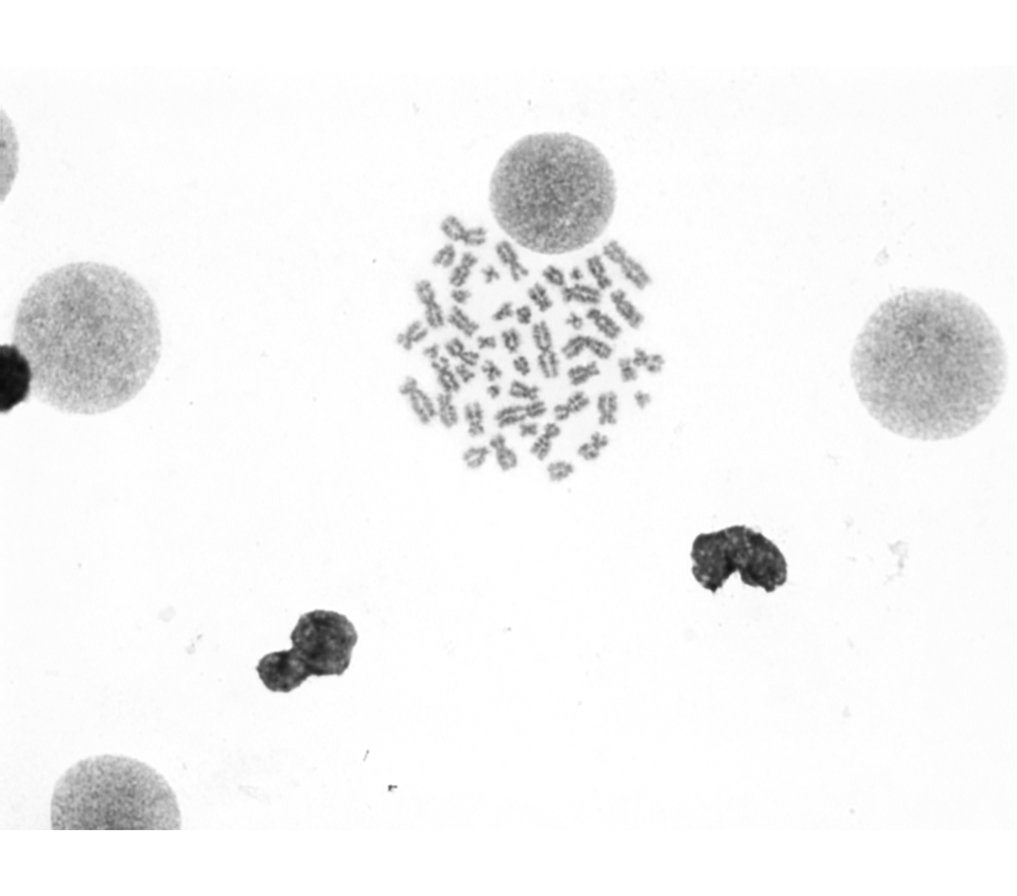
#> input picture images/100865NVG.027.A.BMP, 1017 x 896 px
$ python canny_watershed.py   (older library calls are emulated)
#> lines starting #> are read from the running program, lines starting #| are printed output that depends on the picture; after the words box and inside, x2 and y2 are one past the last pixel; in counts of white or black regions, pixels touching at a corner belong together
# https://learndeltax.blogspot.com/2016/02/segmentation-using-cannywatershed-in.html
import cv2
# Importing opencv library
import numpy as np
#  Importing NumPy,which is the fundamental package for scientific computing with Python

file_image = '../images/100865NVG.027.A.BMP'
img = cv2.imread(file_image)
#> img is the input picture: shape (896, 1017, 3); min 13, max 255, mean 244.2

# Read the image from disk
# cv2.imshow("Original image", img)  # Display image
img_float = np.float32(img)  # Convert image from unsigned 8 bit to 32 bit float
criteria = (cv2.TERM_CRITERIA_EPS+cv2.TERM_CRITERIA_MAX_ITER, 10, 1)
# Defining the criteria ( type, max_iter, epsilon )
# cv2.TERM_CRITERIA_EPS - stop the algorithm iteration if specified accuracy, epsilon, is reached.
# cv2.TERM_CRITERIA_MAX_ITER - stop the algorithm after the specified number of iterations, max_iter.
# cv2.TERM_CRITERIA_EPS + cv2.TERM_CRITERIA_MAX_ITER - stop the iteration when any of the above condition is met.
# max_iter - An integer specifying maximum number of iterations.In this case it is 10
# epsilon - Required accuracy.In this case it is 1


k = 50  # Number of clusters
ret, label, centers = cv2.kmeans(img_float, k, None, criteria, 50, cv2.KMEANS_RANDOM_CENTERS)
#> ret = 156186189; label = 896 values, max 49 at index 220, min 0 at index 357, mean 34.17
# apply kmeans algorithm with random centers approach
center = np.uint8(centers)
# Convert the image from float to unsigned integer
res = center[label.flatten()]
# This will flatten the label
res2 = res.reshape(img.shape)
# Reshape the image
cv2.imshow("K Means", res2)  # Display image
# cv2.imwrite("1.jpg", res2)  # Write image onto disk

meanshift = cv2.pyrMeanShiftFiltering(img, sp=8, sr=16, maxLevel=1, termcrit=(cv2.TERM_CRITERIA_EPS+cv2.TERM_CRITERIA_MAX_ITER, 5, 1))
# Apply meanshift algorithm on to image
# cv2.imshow("Output of meanshift", meanshift)
# Display image
# cv2.imwrite("2.jpg", meanshift)
# Write image onto disk
gray = cv2.cvtColor(img, cv2.COLOR_BGR2GRAY)
# Convert image from RGB to GRAY
ret, thresh = cv2.threshold(gray, 0, 255, cv2.THRESH_BINARY+cv2.THRESH_OTSU)
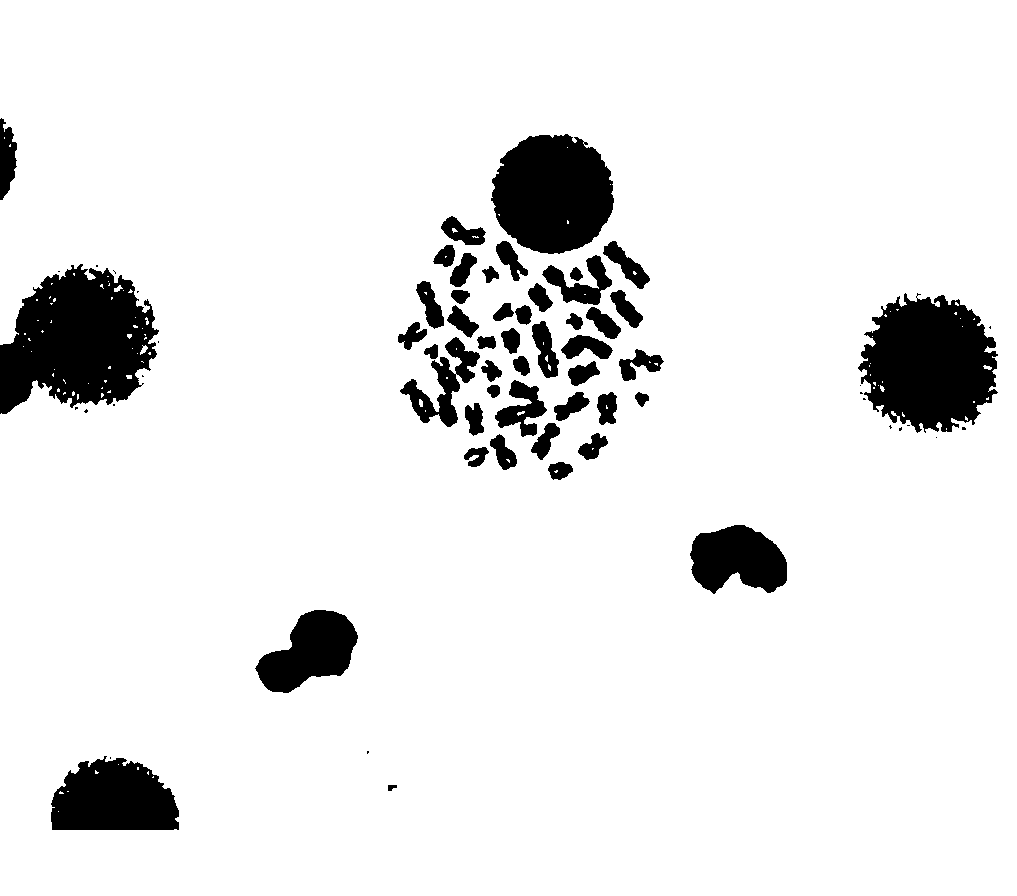
#> thresh: shape (896, 1017); 91.2% white; 67 black regions (20 under 20 px), largest, box (x1, y1, x2, y2) and area: (0, 264, 159, 414) 16043, (858, 293, 998, 433) 13913, (491, 134, 614, 254) 11392
#> ret = 206
# apply thresholding to convert the image to binary
fg = cv2.erode(thresh, None, iterations=1)
#> fg: shape (896, 1017); 90.1% white; 48 black regions (4 under 20 px), largest, box (x1, y1, x2, y2) and area: (0, 263, 160, 415) 17431, (857, 292, 999, 434) 15202, (490, 133, 615, 255) 11968
cv2.imshow("FG:", fg)
# erode the image
bgt = cv2.dilate(thresh, None, iterations=1)
#> bgt: shape (896, 1017); 92.4% white; 59 black regions (9 under 20 px), largest, box (x1, y1, x2, y2) and area: (0, 267, 157, 413) 14361, (860, 295, 996, 431) 12524, (492, 135, 613, 253) 10788
cv2.imshow("BGT: ", bgt)

# Dilate the image
ret, bg = cv2.threshold(bgt, 1, 128, 1)
# Apply thresholding
marker = cv2.add(fg, bg)
# Add foreground and background
canny = cv2.Canny(marker, 110, 150)
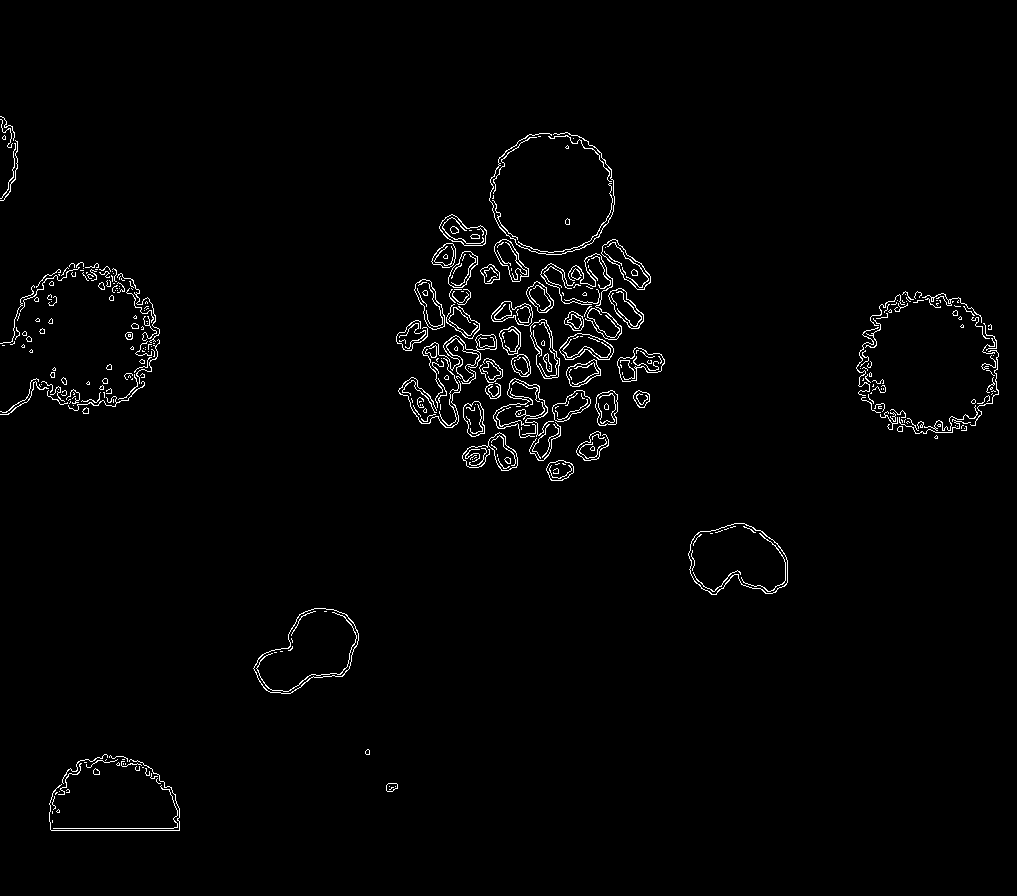
#> canny: shape (896, 1017); 1.7% white in thin lines or dots, all inside (x1, y1, x2, y2) = (0, 116, 999, 831)

# Apply canny edge detector
new, contours, hierarchy = cv2.findContours(canny, cv2.RETR_TREE, cv2.CHAIN_APPROX_SIMPLE)
#> contours = 535 contours, 436 with area under 20; largest, box (x1, y1, x2, y2) and area: (253, 608, 359, 694) 5514, (253, 608, 359, 694) 5473, (688, 523, 788, 595) 5272, (688, 523, 788, 595) 5226, (530, 319, 560, 379) 1076
# Finding the contors in the image using chain approximation
marker32 = np.int32(marker)
#> marker32: shape (896, 1017) int32; 3 distinct labels, from 0 to 255
# converting the marker to float 32 bit
cv2.imshow("maker", marker)

cv2.watershed(img,marker32)

# Apply watershed algorithm
m = cv2.convertScaleAbs(marker32)
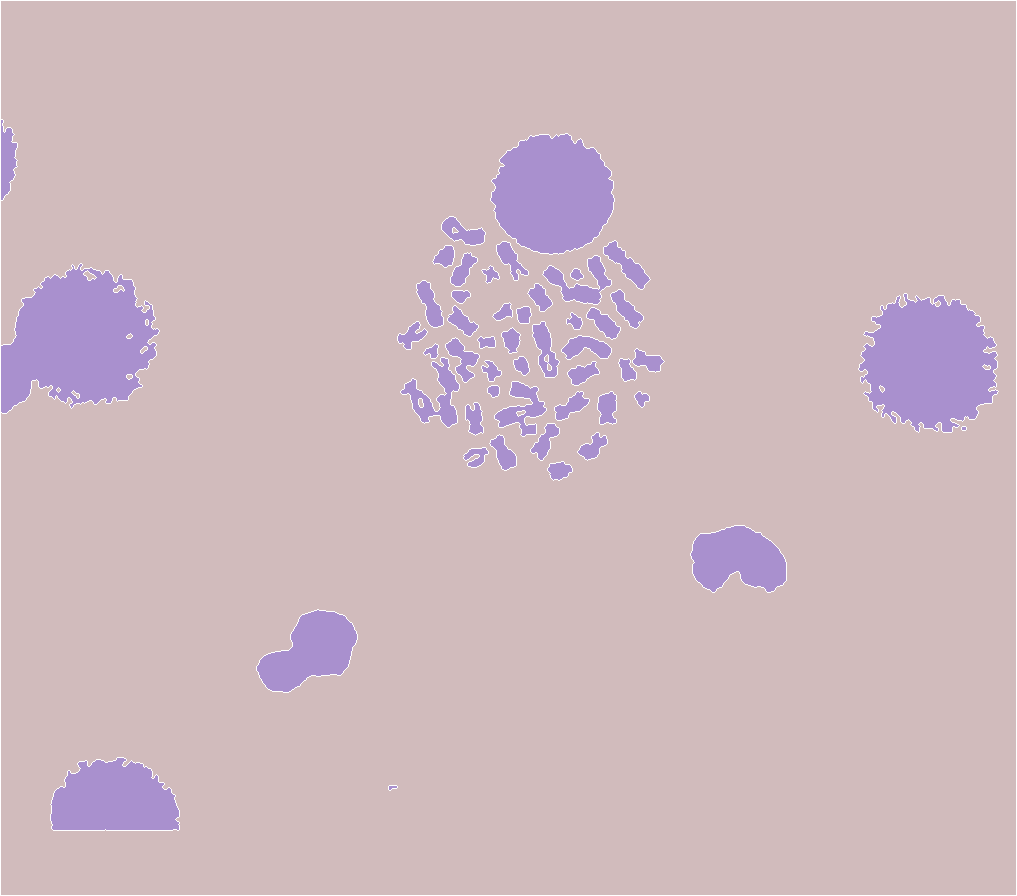
#> marker32: shape (896, 1017) int32; 3 distinct labels, from -1 to 255; one colour per label, 0 black, -1 white
ret, thresh = cv2.threshold(m, 0, 255, cv2.THRESH_BINARY+cv2.THRESH_OTSU)
#> thresh: shape (896, 1017); 90.6% white; 49 black regions, largest, box (x1, y1, x2, y2) and area: (0, 0, 1017, 896) 21252, (858, 293, 999, 433) 14376, (490, 133, 615, 255) 11647
#> ret = 128
# Apply thresholding on the image to convert to binary image
thresh_inv = cv2.bitwise_not(thresh)
# Invert the thresh
res = cv2.bitwise_and(img, img, mask=thresh)
#> res: shape (896, 1017, 3)
# Bitwise and with the image mask thresh
res3 = cv2.bitwise_and(img, img, mask=thresh_inv)
# Bitwise and the image with mask as threshold invert
res4 = cv2.addWeighted(res, 1, res3, 1, 0)
# Take the weighted average
final = cv2.drawContours(res4, contours, -1, (0, 255, 0), 1)
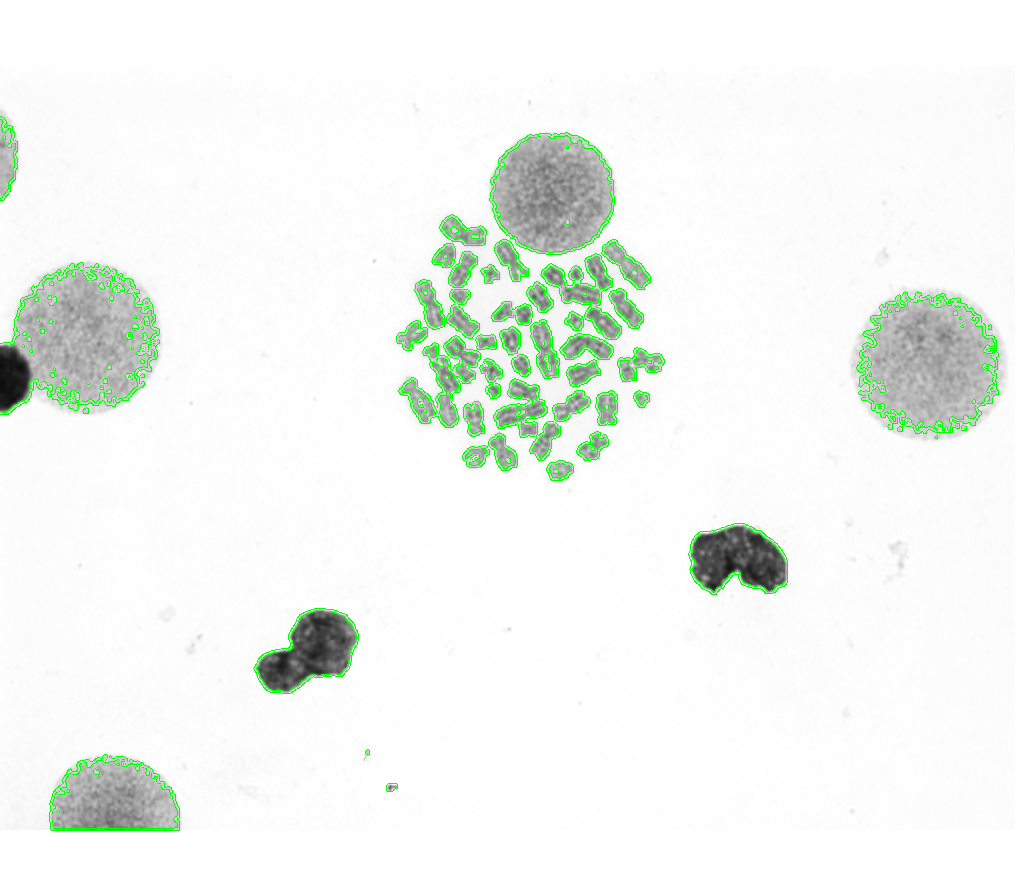
#> final: shape (896, 1017, 3); mean B, G, R 240.8, 245.1, 240.8

cv2.imshow("res", res)
cv2.imshow("ret3", res3)
cv2.imshow("ret4", res4)
cv2.imshow("final", final)
# Draw the contours on the image with green color and pixel width is 1
# cv2.imshow("Watershed", final)  # Display the image
# cv2.imwrite("3.jpg", final)  # Write the image
cv2.waitKey()  # Wait for key stroke

$ run again, with images/100955NVG.017.A.BMP copied over images/100865NVG.027.A.BMP
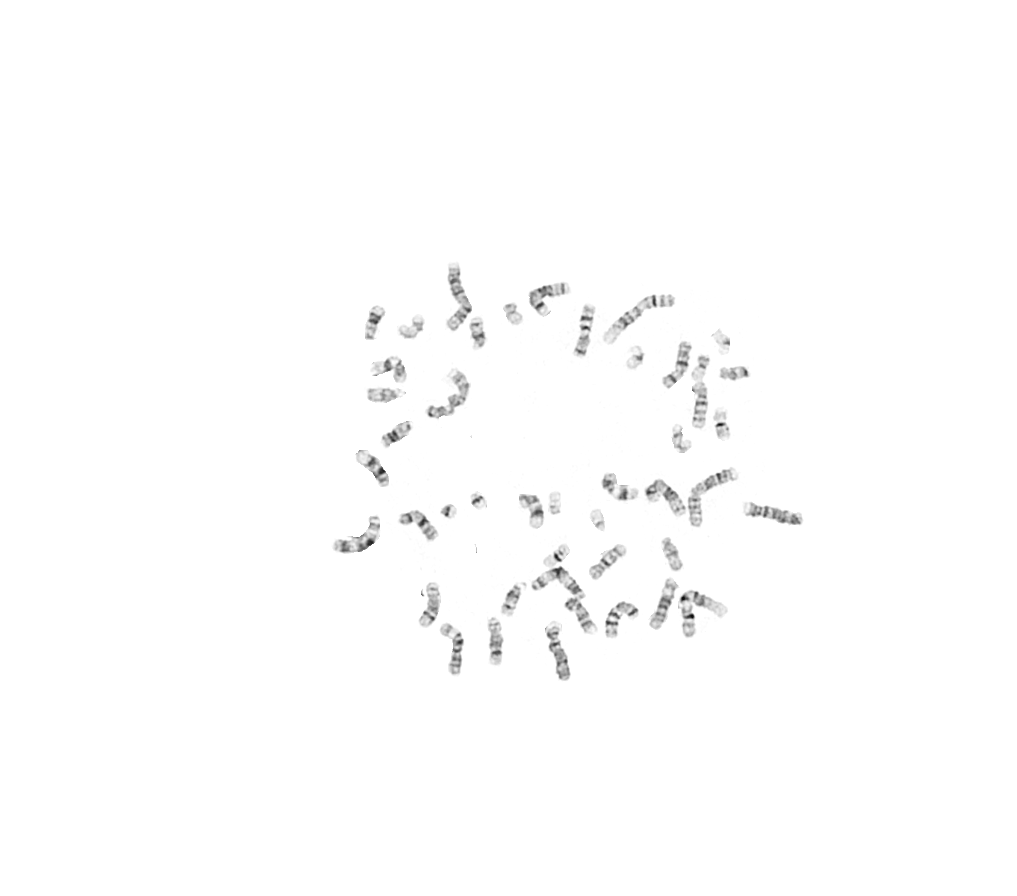
#> input picture images/100955NVG.017.A.BMP, 1017 x 896 px
#> img is the input picture: shape (896, 1017, 3); min 13, max 255, mean 253.2
#> `ret, label, centers = cv2.kmeans(img_float, k, None, criteria, 50, cv2..`: ret = 91297341.9; label = 896 values, max 49 at index 423, min 0 at index 606, mean 15.51
#> `ret, thresh = cv2.threshold(gray, 0, 255, cv2.THRESH_BINARY+cv2.THRESH..`: ret = 212
#> fg: shape (896, 1017); 97.3% white; 60 black regions (9 under 20 px), largest, box (x1, y1, x2, y2) and area: (644, 468, 737, 528) 1852, (531, 565, 596, 633) 1378, (677, 589, 719, 638) 979
#> bgt: shape (896, 1017); 99.1% white; 129 black regions (44 under 20 px), largest, box (x1, y1, x2, y2) and area: (449, 269, 471, 323) 429, (548, 629, 569, 679) 391, (749, 504, 801, 524) 373
#> canny: shape (896, 1017); 1% white in thin lines or dots, all inside (x1, y1, x2, y2) = (333, 265, 803, 681)
#> contours = 491 contours, 433 with area under 20; largest, box (x1, y1, x2, y2) and area: (643, 467, 737, 528) 1872, (643, 467, 737, 528) 1832, (445, 265, 473, 332) 986, (445, 265, 473, 332) 956, (543, 624, 571, 681) 796
#> `m = cv2.convertScaleAbs(marker32)`:
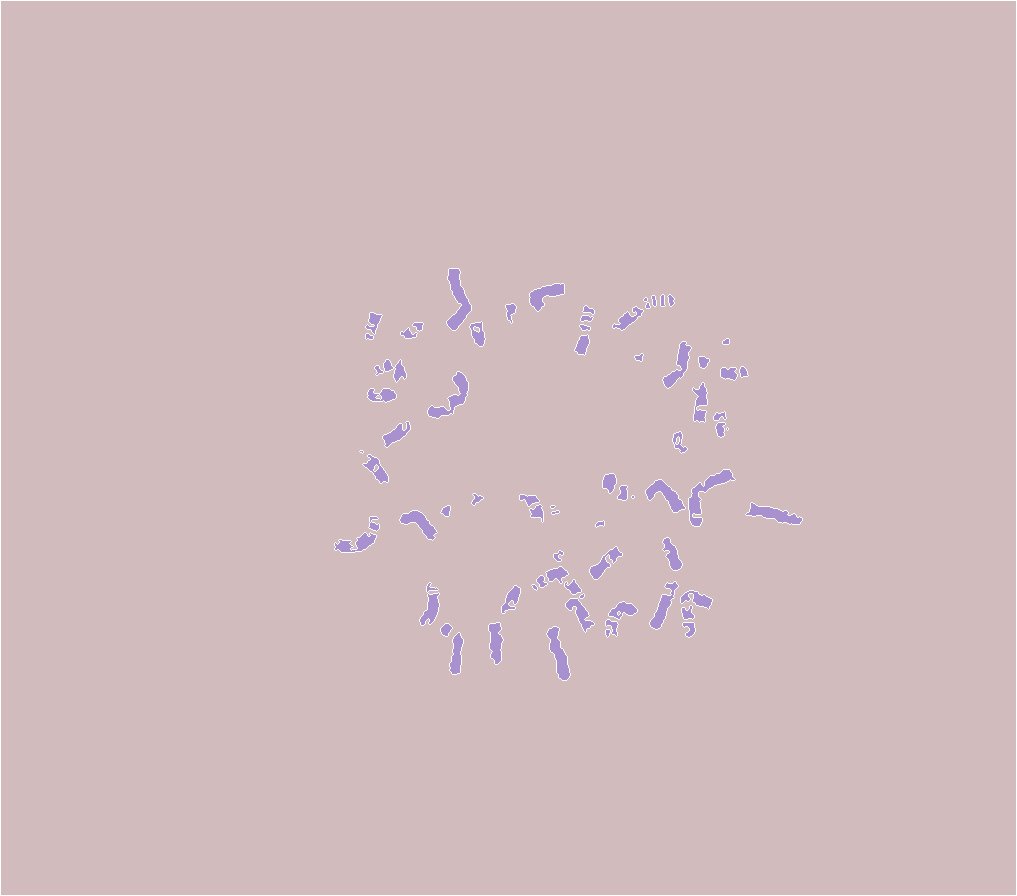
#> marker32: shape (896, 1017) int32; 3 distinct labels, from -1 to 255; one colour per label, 0 black, -1 white
#> `ret, thresh = cv2.threshold(m, 0, 255, cv2.THRESH_BINARY+cv2.THRESH_OT..`: ret = 128
#> thresh_inv: shape (896, 1017); 2.3% white; 72 white regions (4 under 20 px), largest, box (x1, y1, x2, y2) and area: (0, 0, 1017, 896) 3822, (688, 469, 736, 527) 854, (446, 268, 472, 331) 818
#> `final = cv2.drawContours(res4, contours, -1, (0, 255, 0), 1)`:
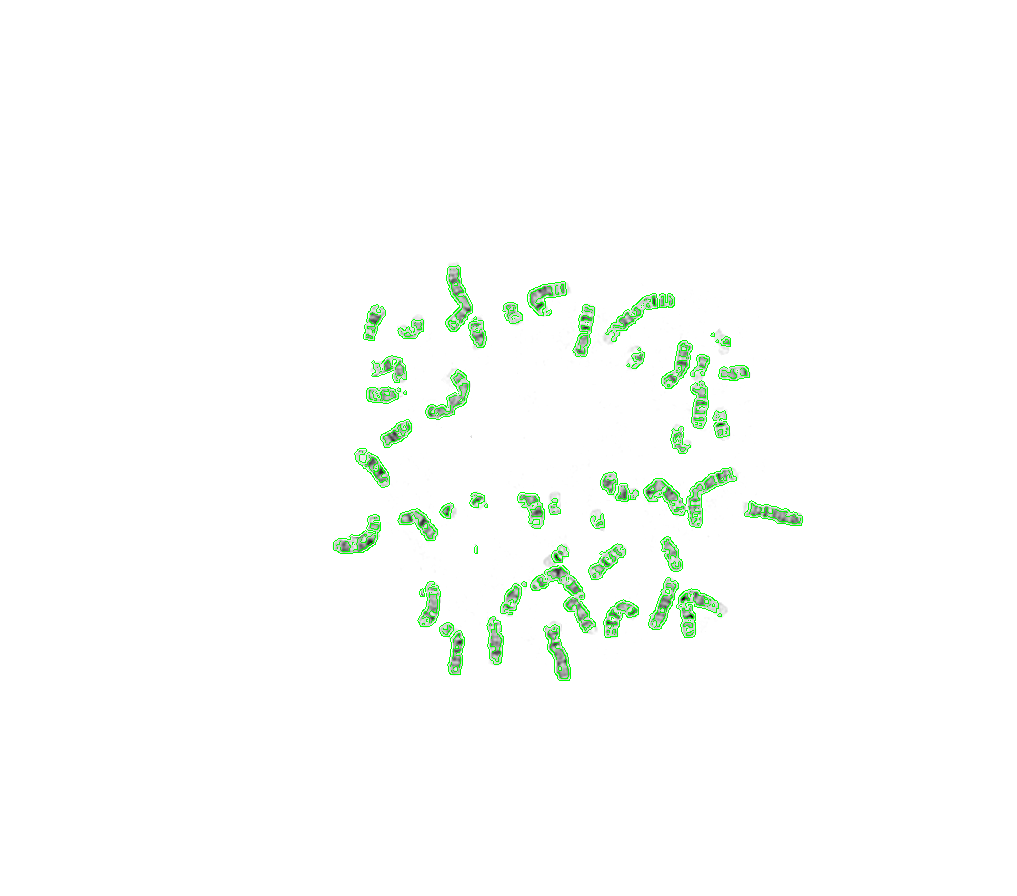
#> final: shape (896, 1017, 3); mean B, G, R 251, 253.7, 251
